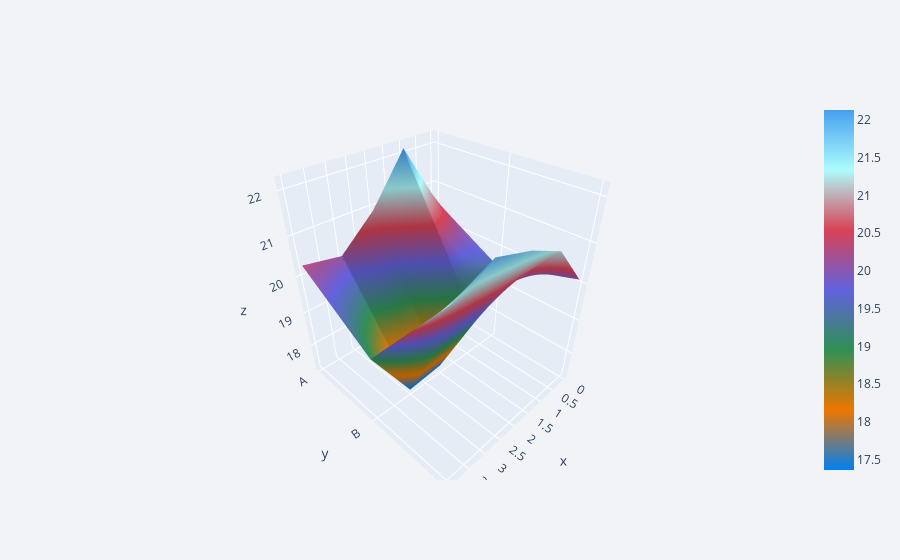

The notebook cell this image was saved under:
### Code cell
df1.iplot(kind='surface')

### Figure 1 — Plotly figure (JSON) as saved in the notebook; plotly's stock layout.template omitted (floating-point values rounded to 4 significant figures)
{"data": [{"colorscale": [[0, "rgb(0, 128, 240)"], [0.1667, "rgb(238, 118, 0)"], [0.3333, "rgb(48, 144, 84)"], [0.5, "rgb(98, 98, 222)"], [0.6667, "rgb(217, 66, 85)"], [0.8333, "rgb(173, 252, 252)"], [1, "rgb(70, 160, 240)"]], "type": "surface", "x": [0, 1, 2, 3, 4], "y": ["A", "B", "C"], "z": [[20.56, 22.14, 20.93, 20.11, 20.3], [19.49, 18.68, 17.45, 17.36, 19.02], [20.11, 21.22, 21.65, 21.94, 21.56]]}], "layout": {"legend": {"bgcolor": "#F2F3F7", "font": {"color": "#505050"}}, "paper_bgcolor": "#F2F3F7", "plot_bgcolor": "#F2F3F7", "title": {"font": {"color": "#484848"}}, "xaxis": {"gridcolor": "#E1E5ED", "showgrid": true, "tickfont": {"color": "#505050"}, "title": {"font": {"color": "#505050"}, "text": ""}, "zerolinecolor": "#E1E5ED"}, "yaxis": {"gridcolor": "#E1E5ED", "showgrid": true, "tickfont": {"color": "#505050"}, "title": {"font": {"color": "#505050"}, "text": ""}, "zerolinecolor": "#E1E5ED"}}}
